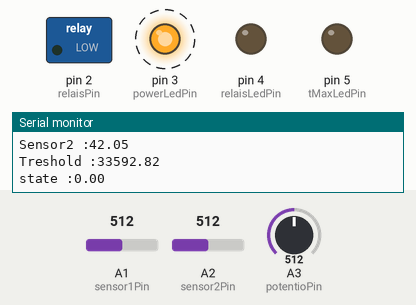
Recording of a sketch running on a simulated Arduino Nano, built with avr-gcc and run on an emulated ATmega328P. Parts: switched loads named in the sketch (green lamp = pin HIGH), output pins drawn as LEDs (lit = HIGH), the last lines printed to the serial monitor. Dashed ring = blinking. Inputs (shaded band) come from the test bench; at power-on: A3 (potentioPin) = 512, A1 (sensor1Pin) = 512, A2 (sensor2Pin) = 512.

Above: at 0.91 s.
1.3 s: A3 (potentioPin) set to 653
4.3 s: A3 (potentioPin) set to 682
At 5.4 s:
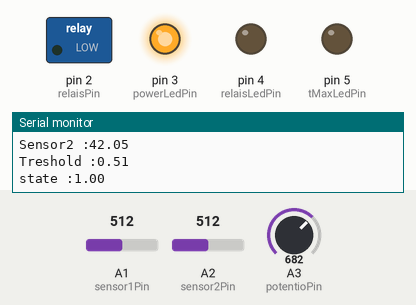
5.9 s: A3 (potentioPin) set to 511
At 6.38 s:
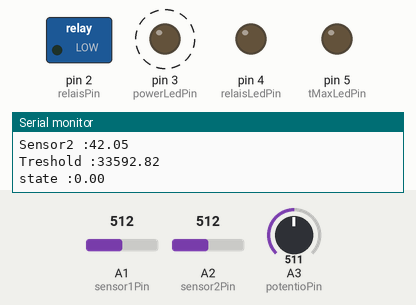
8.9 s: A3 (potentioPin) set to 716
At 9.5 s:
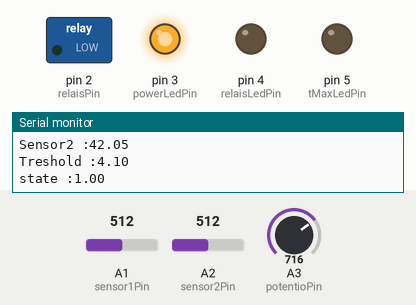
10.4 s: A1 (sensor1Pin) set to 538
At 11.4 s:
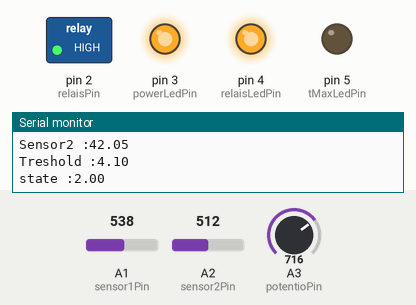
12.0 s: A2 (sensor2Pin) set to 543
At 13.3 s:
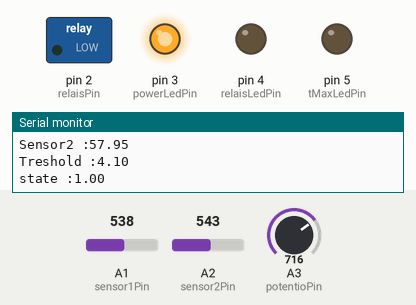
Timing chart, 0 to 15.0 s (numbered marks = the images above; inputs shaded):
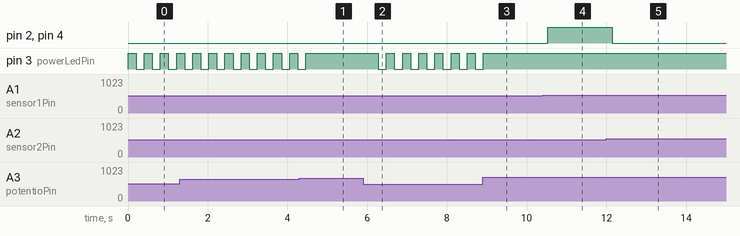

Measured:
- the behaviour switches between 666 and 667 on A3 (potentioPin) (found by bisection; images 0 and 1)
- the behaviour switches between 522 and 523 on A1 (sensor1Pin) (found by bisection; images 3 and 4)
- the behaviour switches between 527 and 528 on A2 (sensor2Pin) (found by bisection; images 4 and 5)
- after the input at 4.3 s, pin 3 (powerLedPin): goes on until 4.5 s, then stays HIGH
- after the input at 5.9 s, pin 3 (powerLedPin): alternates HIGH for 0.20 s and LOW for 0.20 s, starting after 0.38 s
- after the input at 8.9 s, pin 3 (powerLedPin): goes on until 8.9 s, then stays HIGH
- after the input at 10.4 s, pin 2 (relaisPin), pin 4 (relaisLedPin): LOW → HIGH after 0.13 s
- after the input at 12.0 s, pin 2 (relaisPin), pin 4 (relaisLedPin): HIGH → LOW after 0.15 s

The sketch:

pump_controller.ino
```cpp
/*-----------------------------------------------------------------
Name: pump_controller.ino
Date: 23.06.2017
Author: Florent Knecht
Hardware: Arduino Nano. The temperature sensors are resistors in
 series with resistors having similar values.
Description: the controller pumps water from a hot water tank #1 to
 an other tank #2 until the desired temperature is reached.
------------------------------------------------------------------*/

#include "pump_control.h"

const int sensor1Pin = A1; // temperature sensor from tank #1 ; connected on left side
const int sensor2Pin = A2; // temperature sensor from tank #2 ; connected on right side
const int potentioPin = A3; // potentiometer, telling the desired temperature
const int relaisPin = 2; // relais activationg the pump
const int powerLedPin = 3;
const int relaisLedPin = 4;
const int tMaxLedPin = 5;

//-----------------------------------------------------------------
void setup(){
  Serial.begin(9600);

  for(int pinNumber = 2; pinNumber < 6; pinNumber++){
    pinMode(pinNumber, OUTPUT);
    digitalWrite(pinNumber, LOW);
  }
}

//-----------------------------------------------------------------
void blinkPwrLed(void)
{
  static int ledState=0;
  ledState = (ledState==0)? 1 : 0;
  digitalWrite(powerLedPin, ledState);
}

//-----------------------------------------------------------------
void setLed(int powerLed, int relaisLed, int tMaxLed)
{
  digitalWrite(powerLedPin, powerLed);
  digitalWrite(relaisLedPin, relaisLed);
  digitalWrite(tMaxLedPin, tMaxLed);
}

//-----------------------------------------------------------------
// send to arduino serial console for debugging
void sendValue(const char* label, float value)
{
  Serial.print(label);
  Serial.print(" :");
  Serial.println(value);
}

//-----------------------------------------------------------------
void updateState(pump_state_t state)
{
  switch(state)
  {
    case SENSOR_ERROR:
      setLed(0,0,0);
      blinkPwrLed();
      digitalWrite(relaisPin, LOW);
      break;
    case STATE_TEMP_LOW:
      setLed(1,0,0);
      digitalWrite(relaisPin, LOW);
      break;
    case STATE_PUMPING:
      setLed(1,1,0);
      digitalWrite(relaisPin, HIGH);
      break;
  }
}

//-----------------------------------------------------------------
void loop(){
  static pump_state_t state = STATE_TEMP_LOW;
  uint16_t sensor1Val = analogRead(sensor1Pin);
  uint16_t sensor2Val = analogRead(sensor2Pin);
  uint16_t potentioVal = analogRead(potentioPin);

  // converts to the sensors scale
  uint16_t treshVal = (int) potentioVal * (VAL_100_DEG - VAL_0_DEG) / 1024 + VAL_0_DEG;

  sendValue("Sensor1", real_temp(sensor1Val));
  sendValue("Sensor2", real_temp(sensor2Val));
  sendValue("Treshold", real_temp(treshVal));

  state = get_pump_state(state, sensor1Val, treshVal, sensor2Val);

  sendValue("state", state);

  updateState(state);

  delay(200);
}
```

pump_control.h
```cpp
#include <stdint.h>

// values are sensor values
#define VAL_HYST	10	// Hysteresis
#define VAL_TEMP_LOSS	10	// Temperature lost on the way
#define VAL_0_DEG	430
#define VAL_100_DEG	625

typedef enum {
	SENSOR_ERROR,
	STATE_TEMP_LOW,
	STATE_PUMPING
} pump_state_t;

// helper function to convert sensor value to temperature in °C
static inline float real_temp(uint16_t input) {
        return (input - VAL_0_DEG) * 100.f / (VAL_100_DEG - VAL_0_DEG);
}

// helper function to convert temperature in °C to sensor value
static inline uint16_t sensor_temp(float temp) {
	return temp * (VAL_100_DEG - VAL_0_DEG) / 100.f + VAL_0_DEG;
}

// get new state based on previous state and sensor readings
static inline pump_state_t get_pump_state(pump_state_t state, uint16_t source_temp, uint16_t target_temp, uint16_t dest_temp) {
	if (source_temp < VAL_0_DEG || source_temp > VAL_100_DEG)
		return SENSOR_ERROR;

	if (target_temp < VAL_0_DEG || target_temp > VAL_100_DEG)
		return SENSOR_ERROR;

	if (dest_temp < VAL_0_DEG || dest_temp > VAL_100_DEG)
		return SENSOR_ERROR;

	// pump until the destination is as hot as the source
	if (source_temp <= dest_temp + VAL_TEMP_LOSS)
		return STATE_TEMP_LOW;

	// pump unitl the source temp dropped below the desired temperature
	if (source_temp < target_temp - VAL_HYST)
		return STATE_TEMP_LOW;

	// start pumping if source temp has reached the desired temperature
	// and is higher than the destination temperature
	if (source_temp > target_temp + VAL_HYST && source_temp > dest_temp + VAL_TEMP_LOSS)
		return STATE_PUMPING;

	return state;
}

// helper function to make writing tetscases easier
static inline pump_state_t get_pump_state_f(pump_state_t state, uint16_t source_temp, uint16_t target_temp, uint16_t dest_temp) {
	return get_pump_state(state, sensor_temp(source_temp), sensor_temp(target_temp), sensor_temp(dest_temp));
}
```
